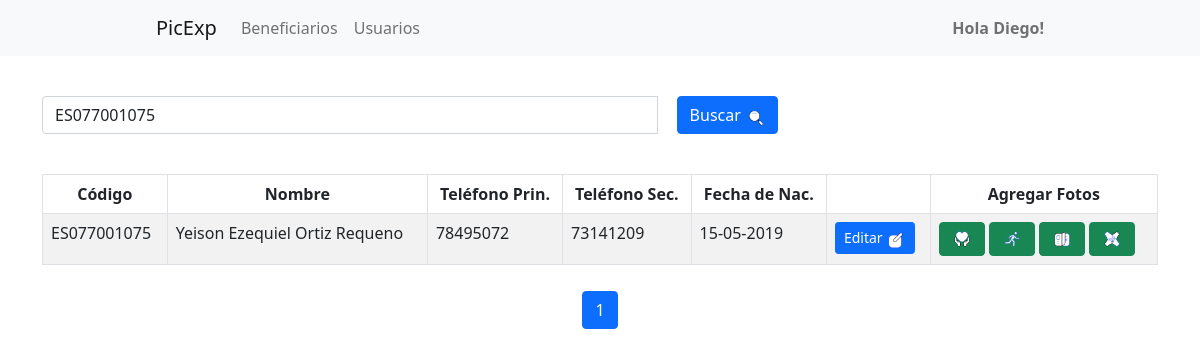
Page /beneficiarioadmin.php?buscar=ES077001075 on the committed database.
### tables this page shows
CREATE TABLE `beneficiario` (
  `Codigo_ben` varchar(11) NOT NULL,
  `Nombre_ben` varchar(80) NOT NULL,
  `Apellidos_ben` varchar(80) NOT NULL,
  `Telefono1_ben` varchar(9) DEFAULT NULL,
  `Telefono2_ben` varchar(9) DEFAULT NULL,
  `Fechanac_ben` date NOT NULL,
  `Id_usu` int(11) NOT NULL
);

### beneficiarioadmin.php (the view, shortened to what this page needs)
<?php
include 'head.php';
include 'navbar.php';
$objeto = new Conexion();
$conexion = $objeto->Conectar();
$terminoBusqueda = isset($_GET['buscar']) ? $_GET['buscar'] : '';
$registrosPorPagina = 10;
$paginaActual = isset($_GET['pagina']) ? (int)$_GET['pagina'] : 1;
$offset = ($paginaActual - 1) * $registrosPorPagina;
$totalConsulta = "SELECT COUNT(*) AS total FROM beneficiario WHERE (Codigo_ben LIKE :termino OR Nombre_ben LIKE :termino)";
$resultadoTotal = $conexion->prepare($totalConsulta);
$resultadoTotal->bindValue(':termino', "%$terminoBusqueda%", PDO::PARAM_STR);
$resultadoTotal->execute();
$totalRegistros = $resultadoTotal->fetch(PDO::FETCH_ASSOC)['total'];
$totalPaginas = ceil($totalRegistros / $registrosPorPagina);
$consulta = "SELECT Codigo_ben, Nombre_ben, Apellidos_ben, Telefono1_ben, Telefono2_ben, DATE_FORMAT(Fechanac_ben, '%d-%m-%Y') AS Fechanac_ben_for
             FROM beneficiario
             WHERE (Codigo_ben LIKE :termino OR Nombre_ben LIKE :termino)
             LIMIT :offset, :registros";
$resultado = $conexion->prepare($consulta);
$resultado->bindValue(':termino', "%$terminoBusqueda%", PDO::PARAM_STR);
$resultado->bindValue(':offset', $offset, PDO::PARAM_INT);
$resultado->bindValue(':registros', $registrosPorPagina, PDO::PARAM_INT);
$resultado->execute();
$data = $resultado->fetchAll(PDO::FETCH_ASSOC);
?>
<br>
<div class="container">
    <div class="row">
        <div class="col-lg-8">
            <form method="GET" class="form-inline mb-3">
                <div class="input-group">
                    <input type="text" name="buscar" class="form-control" placeholder="Buscar por Código o Nombre" value="<?php echo htmlspecialchars($terminoBusqueda); ?>">
                    <div class="input-group-append">
                        <button id="buscar_ben" type="submit" class="btn btn-primary">Buscar
                            <img src="icons/buscar.gif" alt="buscar" width="20" height="20">
                        </button>
                    </div>
                </div>
            </form>
        </div>
    </div>
</div>
<br>
<div class="container">
    <div class="row">
        <div class="col-lg-12">
            <div class="table-responsive">
                <table id="tablaPersonas" class="table table-striped table-bordered table-condensed" style="width:100%">
                    <thead class="text-center">
                        <tr>
                            <th>Código</th>
                            <th>Nombre</th>
                            <th>Teléfono Prin.</th>
                            <th>Teléfono Sec.</th>
                            <th>Fecha de Nac.</th>
                            <th></th>
                            <th>Agregar Fotos</th>
                        </tr>
                    </thead>
                    <tbody>
                        <?php foreach ($data as $dat) { ?>
                            <tr>
                                <td><?php echo $dat['Codigo_ben'] ?></td>
                                <td><?php echo $dat['Nombre_ben'] . " " . $dat['Apellidos_ben']; ?></td>
                                <td><?php echo $dat['Telefono1_ben'] ?></td>
                                <td><?php echo $dat['Telefono2_ben'] ?></td>
                                <td><?php echo $dat['Fechanac_ben_for'] ?></td>
                                <td>
                                    <button id="Modificar" type="button" class="btn btn-primary btn-sm" data-bs-toggle="modal" data-bs-target="#exampleModal" data-codigo="<?php echo $dat['Codigo_ben']; ?>">Editar
                                        <img src="icons/modificar.gif" alt="modificar" width="20" height="20">
                                    </button>
                                </td>
                                <td>
                                    <button id="espiritual" type="button" data-bs-toggle="tooltip" data-bs-placement="top" title="Espiritual" class="btn btn-success agregar-foto" data-codigo="<?php echo $dat['Codigo_ben']; ?>" data-area=1>
                                        <img src="icons/espiritual.gif" alt="Espiritual" width="20" height="20">
                                    </button>
                                    <button id="fisica" type="button" data-bs-toggle="tooltip" data-bs-placement="top" title="Física" class="btn btn-success agregar-foto" data-codigo="<?php echo $dat['Codigo_ben']; ?>" data-area=3>
                                        <img src="icons/fisica.gif" alt="Física" width="20" height="20">
                                    </button>
                                    <button id="cognitiva" type="button" data-bs-toggle="tooltip" data-bs-placement="top" title="Cognitiva" class="btn btn-success agregar-foto" data-codigo="<?php echo $dat['Codigo_ben']; ?>" data-area=2>
                                        <img src="icons/cognitiva.gif" alt="Cognitiva" width="20" height="20">
                                    </button>
                                    <button id="socioemocional" type="button" data-bs-toggle="tooltip" data-bs-placement="top" title="Socioemocional" class="btn btn-success agregar-foto" data-codigo="<?php echo $dat['Codigo_ben']; ?>" data-area=4>
                                        <img src="icons/socioemocional.gif" alt="Socioemocional" width="20" height="20">
                                    </button>
                                </td>
                            </tr>
                        <?php } ?>
                    </tbody>
                </table>
            </div>
            <nav aria-label="Paginación" id="Paginacion">
                <ul class="pagination justify-content-center">
                    <?php for ($i = 1; $i <= $totalPaginas; $i++): ?>
                        <li class="page-item <?php echo ($i == $paginaActual) ? 'active' : ''; ?>">
                            <a class="page-link" href="?pagina=<?php echo $i; ?>&buscar=<?php echo urlencode($terminoBusqueda); ?>"><?php echo $i; ?></a>
                        </li>
                    <?php endfor; ?>
                </ul>
            </nav>
        </div>
    </div>
</div>
<?php include 'footer.php'; ?>

### css/style.css (style rules this page uses)
nav { padding: 156px; }
#Paginacion { padding: 10px !important; }
#buscar_ben { margin-left: 20px !important; }

### rows in the picture
beneficiario: Codigo_ben "ES077001075", Nombre_ben "Yeison Ezequiel", Apellidos_ben "Ortiz Requeno", Telefono1_ben "78495072", Telefono2_ben "73141209", Fechanac_ben_for "15-05-2019"

### other values in the picture
$_SESSION["ss_usuario"] "Diego"
